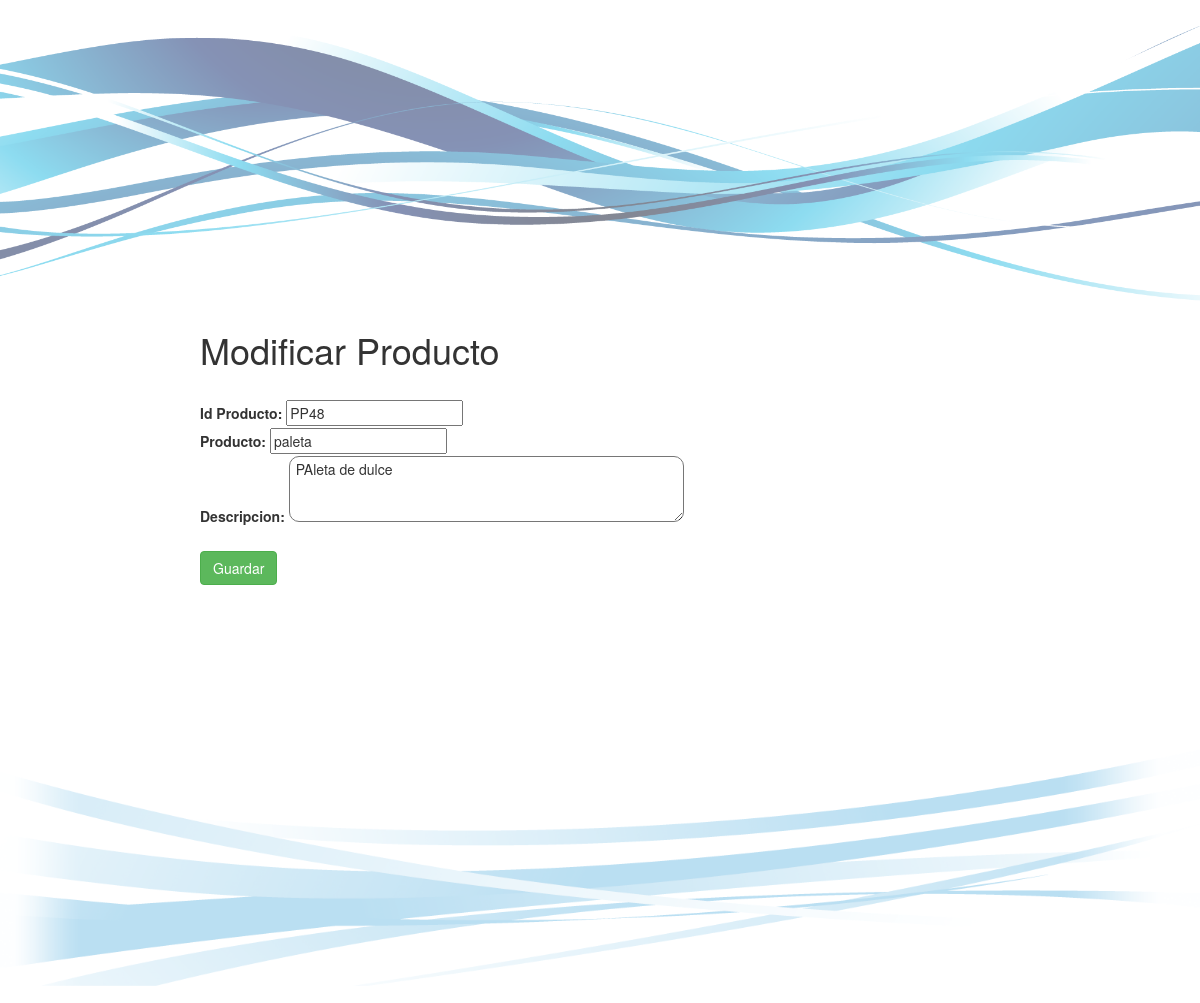
The page /modif_prod1.php?no=13 on the database its author committed.
### tables this page shows
CREATE TABLE IF NOT EXISTS `productos` (
  `no` int(11) NOT NULL AUTO_INCREMENT,
  `id_producto` varchar(20) NOT NULL,
  `nombre` varchar(30) NOT NULL,
  `descripcion` text NOT NULL,
  PRIMARY KEY (`no`)
);

### modif_prod1.php (the view, shortened to what this page needs)
<?php
  $consulta=ConsultarProducto($_GET['no']);
  function ConsultarProducto($no_prod)
  {
    $sentencia="SELECT * FROM productos WHERE no='".$no_prod."' ";
    $resultado=mysql_query($sentencia) or die (mysql_error());
    $filas=mysql_fetch_assoc($resultado);
    return [
      $filas['id_producto'],
      $filas['nombre'],
      $filas['descripcion']
    ];
  }
?>
<!DOCTYPE html>
<html>
<head>
<link href="css/bootstrap.css" rel="stylesheet" type="text/css">
</head>
<body>
<div class="todo">
  <div id="cabecera">
  	<img src="images/swirl.png" width="1188" id="img1">
  </div>
  <div id="contenido">
  	<div style="margin: auto; width: 800px; border-collapse: separate; border-spacing: 10px 5px;">
  		<span> <h1>Modificar Producto</h1> </span>
  		<br>
	  <form action="modif_prod2.php" method="POST" style="border-collapse: separate; border-spacing: 10px 5px;">
  		<label>Id Producto: </label>
  		<input type="text" id="id_producto" name="id_producto"; value="<?php echo $consulta[0] ?>" ><br>
  		<label>Producto: </label>
  		<input type="text" id="producto" name="producto" value="<?php echo $consulta[1] ?>"><br>
  		<label>Descripcion: </label>
  		<textarea style="border-radius: 10px;" rows="3" cols="50" name="descripcion"> <?php echo $consulta[2] ?> </textarea><br>
  		<br>
  		<button type="submit" class="btn btn-success">Guardar</button>
     </form>
  	</div>
  </div>
	<div id="footer">
  		<img src="images/swirl2.png" id="img2">
  	</div>
</div>
</body>
</html>

### css/mycss.css (style rules this page uses)
#cabecera { opacity: 1; text-align: center; }
#contenido { min-height: 401px; }
#img1 { height: 20%; width: 100%; }
#img2 { height: 30%; width: 100%; }

### rows shown on the page
productos: id_producto "PP48", producto "paleta", descripcion "PAleta de dulce"
